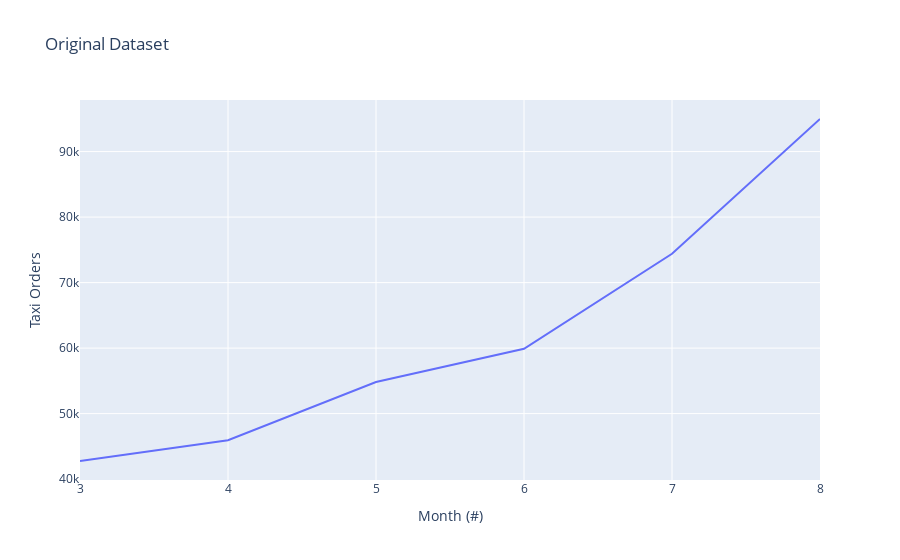
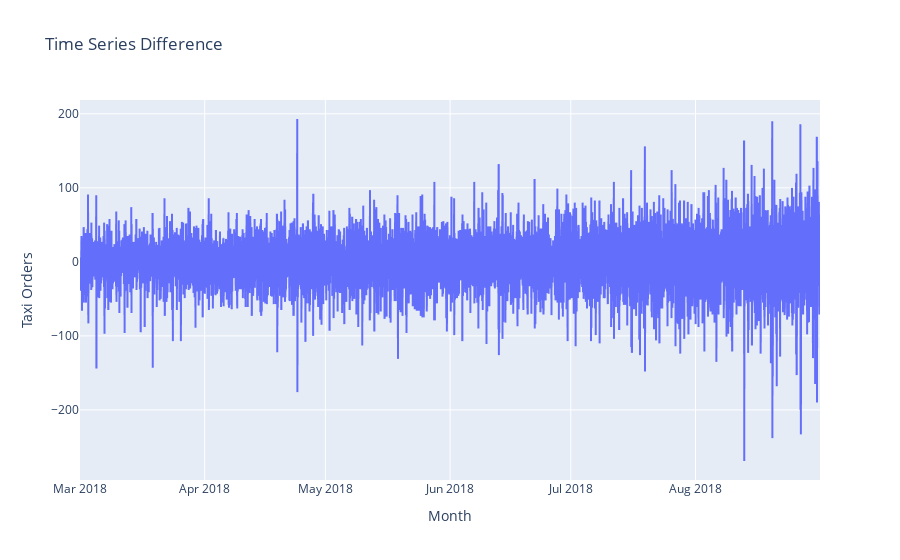

Notebook cell for these charts, in order:
### Markdown cell above
`time series differencing`

### Code cell
ts_difference = data - data.shift()

fig = px.line(grouped_data_sum, 
              title="Original Dataset",
              labels={
                     "datetime": "Month (#)",
                     "value": "Taxi Orders"
                 })
fig.update_layout(showlegend=False)

fig.show()

fig = px.line(ts_difference, 
              title="Time Series Difference",
              labels={
                     "datetime": "Month",
                     "value": "Taxi Orders"
                 })

fig.update_layout(showlegend=False)

fig.show()

### Figure 1 — Plotly figure (JSON) as saved in the notebook; plotly's stock layout.template omitted (floating-point values rounded to 4 significant figures)
{"data": [{"hovertemplate": "variable=num_orders<br>Month (#)=%{x}<br>Taxi Orders=%{y}<extra></extra>", "legendgroup": "num_orders", "line": {"color": "#636efa", "dash": "solid"}, "marker": {"symbol": "circle"}, "mode": "lines", "name": "num_orders", "orientation": "v", "showlegend": true, "type": "scatter", "x": [3, 4, 5, 6, 7, 8], "xaxis": "x", "y": [42768, 45939, 54820, 59906, 74405, 94973], "yaxis": "y"}], "layout": {"legend": {"title": {"text": "variable"}, "tracegroupgap": 0}, "showlegend": false, "title": {"text": "Original Dataset"}, "xaxis": {"anchor": "y", "domain": [0, 1], "title": {"text": "Month (#)"}}, "yaxis": {"anchor": "x", "domain": [0, 1], "title": {"text": "Taxi Orders"}}}}

### Figure 2 — Plotly figure (JSON) as saved in the notebook; plotly's stock layout.template omitted (floating-point values rounded to 4 significant figures; data arrays with more than 128 entries replaced by an {"elided": "..."} marker saying what was removed)
{"data": [{"hovertemplate": "variable=num_orders<br>Month=%{x}<br>Taxi Orders=%{y}<extra></extra>", "legendgroup": "num_orders", "line": {"color": "#636efa", "dash": "solid"}, "marker": {"symbol": "circle"}, "mode": "lines", "name": "num_orders", "showlegend": true, "type": "scattergl", "x": {"elided": "4416 str values"}, "xaxis": "x", "y": {"elided": "4416 int values"}, "yaxis": "y"}], "layout": {"legend": {"title": {"text": "variable"}, "tracegroupgap": 0}, "showlegend": false, "title": {"text": "Time Series Difference"}, "xaxis": {"anchor": "y", "domain": [0, 1], "title": {"text": "Month"}}, "yaxis": {"anchor": "x", "domain": [0, 1], "title": {"text": "Taxi Orders"}}}}
